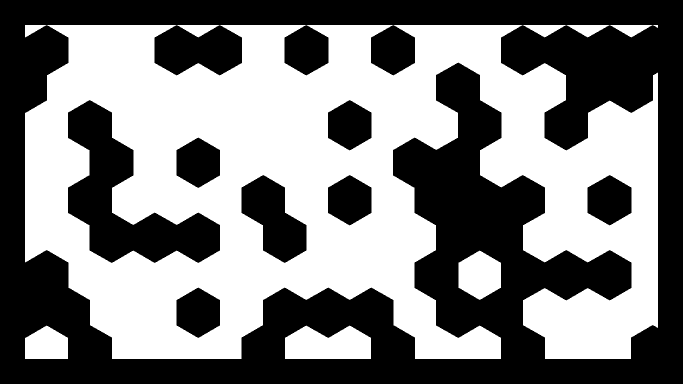
#> input picture HW1/data/map1/map.png, 1366 x 768 px, found by its file name (shown at 1/2 size)
$ python verify_safety_path.py
#> lines starting #> are read from the running program, lines starting #| are printed output that depends on the picture; after the words box and inside, x2 and y2 are one past the last pixel; in counts of white or black regions, pixels touching at a corner belong together
### HW1/path_planning/planner_utils.py
from typing import Iterable

import cv2
import numpy as np
from numpy.typing import NDArray

from .primitives import PathNode


iteration_limit = 1000000

# https://rosettacode.org/wiki/Bitmap/Bresenham%27s_line_algorithm
def bresenham(
    x0:int,
    x1:int,
    y0:int,
    y1:int
) -> list[tuple[int, int]]:
    rec = []
    dx = abs(x1 - x0)
    dy = abs(y1 - y0)
    x, y = x0, y0
    sx = -1 if x0 > x1 else 1
    sy = -1 if y0 > y1 else 1
    if dx > dy:
        err = dx / 2.0
        while x != x1:
            rec.append((x, y))
            err -= dy
            if err < 0:
                y += sy
                err += dx
            x += sx
    else:
        err = dy / 2.0
        while y != y1:
            rec.append((x, y))
            err -= dx
            if err < 0:
                x += sx
                err += dy
            y += sy
    return rec

def world_map_to_occupancy_map(
    world_map:NDArray
) -> NDArray:
    world_map = world_map.copy()
    if len(world_map.shape) >= 3:
        world_map = cv2.cvtColor(world_map, cv2.COLOR_BGR2GRAY)
    world_map = 255 - cv2.dilate(255 - world_map, np.ones((2, 2)))
    return np.where(world_map > 128, 0, 1)

def check_inside_map(
    occupancy_map:NDArray,
    path_node:PathNode
) -> bool:
    height, width = occupancy_map.shape[:2]
    coordinates = path_node.coordinates
    if coordinates.x < 0 or coordinates.x >= width:
        return False
    if coordinates.y < 0 or coordinates.y >= height:
        return False
    return True

def check_collision_free(
    occupancy_map:NDArray,
    source_node:PathNode,
    target_node:PathNode
) -> bool:
    if (
        not check_inside_map(occupancy_map, source_node) or
        not check_inside_map(occupancy_map, target_node)
    ):
        raise RuntimeError()
    source_coordinates = source_node.coordinates
    target_coordinates = target_node.coordinates
    line_pixels = bresenham(
        x0=source_coordinates.x,
        x1=target_coordinates.x,
        y0=source_coordinates.y,
        y1=target_coordinates.y
    )
    for pixel in line_pixels:
        if occupancy_map[pixel[1], pixel[0]] == 1:
            return False
    return True

def calculate_node_distance(
    source_node:PathNode,
    target_node:PathNode
) -> float:
    source_coordinates = source_node.coordinates
    target_coordinates = target_node.coordinates
    return np.hypot(*((target_coordinates - source_coordinates).to_tuple()))

def collect_path(
    goal_node:PathNode
) -> list[PathNode]:
    path:list[PathNode] = []
    path.append(goal_node)
    for _ in range(iteration_limit):
        head = path[0]
        if head.parent is None:
            break
        path.insert(0, head.parent)
    else:
        pass # TODO: timeout
    return path

def visualize_start_goal(
    canvas:NDArray,
    start_node:PathNode,
    goal_node:PathNode
) -> NDArray:
    start_node_style = {
        "radius": 10,
        "color": (0, 0, 255),
        "thickness": -1
    }
    goal_node_style = {
        "radius": 10,
        "color": (0, 255, 0),
        "thickness": -1
    }
    cv2.circle(
        canvas,
        start_node.coordinates.to_tuple(),
        **start_node_style
    )
    cv2.circle(
        canvas,
        goal_node.coordinates.to_tuple(),
        **goal_node_style
    )
    return canvas

# [27 lines left out: function visualize_visited_nodes, not called in this run]

def visualize_path(
    canvas:NDArray,
    path:list[PathNode]
) -> NDArray:
    node_style = {
        "radius": 5,
        "color": (255, 0, 0),
        "thickness": -1
    }
    edge_style = {
        "color": (255, 0, 0),
        "thickness": 2
    }
    for parent_node, child_node in zip(path[:-1], path[1:]):
        cv2.circle(
            canvas,
            parent_node.coordinates.to_tuple(),
            **node_style
        )
        cv2.line(
            canvas,
            parent_node.coordinates.to_tuple(),
            child_node.coordinates.to_tuple(),
            **edge_style
        )
    return canvas

### HW1/your_implementation/rrt_star_implementation.py

import cv2
import numpy as np

from path_planning import *
from path_planning.rrt_star_planner import RRTStarPlanner


class RRTStarImplementation(RRTStarPlanner):
    def preloop(self):
        self.visited_nodes:set[PathNode] = {self.start_node}
        self.start_node.cost = 0

        # Expand invalid area from border (50 pixels)
        self.occupancy_map[:50, :] = 1
        self.occupancy_map[-50:, :] = 1
        self.occupancy_map[:, :50] = 1
        self.occupancy_map[:, -50:] = 1

        # Compute distance transform for safety (distance to nearest obstacle)
        # occupancy_map is 1 for obstacles, 0 for free space
        # distanceTransform needs a binary image where 0 is the object (obstacle)
        binary_map = (1 - self.occupancy_map).astype(np.uint8) * 255
        self.dist_map = cv2.distanceTransform(binary_map, cv2.DIST_L2, 5)
        # Normalize/Scale for cost usage
        self.max_clearance = np.max(self.dist_map)

    def _get_safety_cost(self, node):
        x, y = int(node.coordinates.x), int(node.coordinates.y)
        h, w = self.dist_map.shape
        if 0 <= x < w and 0 <= y < h:
            dist = self.dist_map[y, x]
            # Penalty is higher when closer to walls
            # 1.0 at wall, approaching 0 far away
            return 100.0 / (dist + 1.0)
        return 1000.0 # Should be inside map anyway

    def step(self):
        # 1. Sample
        random_node = self.sample_random_node()

        # 2. Nearest
        nearest_node = min(
            self.visited_nodes,
            key=lambda n: calculate_node_distance(n, random_node)
        )

        # 3. Steer
        dist = calculate_node_distance(nearest_node, random_node)
        if dist > self.step_size:
            # Linear interpolation / "Steering"
            ratio = self.step_size / dist
            new_x = nearest_node.coordinates.x + (random_node.coordinates.x - nearest_node.coordinates.x) * ratio
            new_y = nearest_node.coordinates.y + (random_node.coordinates.y - nearest_node.coordinates.y) * ratio
            new_node = PathNode(coordinates=PixelCoordinates(new_x, new_y))
        else:
            new_node = random_node

        # 4. Collision Check (Pre-insertion)
        if not check_inside_map(self.occupancy_map, new_node):
            return
        if not check_collision_free(self.occupancy_map, nearest_node, new_node):
            return

        # 5. Choose Parent (Optimization)
        # Find potential parents within search_radius
        near_nodes = [
            n for n in self.visited_nodes
            if calculate_node_distance(n, new_node) <= self.search_radius
        ]

        best_parent = nearest_node
        # Normal distance + safety penalty
        edge_dist = calculate_node_distance(nearest_node, new_node)
        min_cost = nearest_node.cost + edge_dist + self._get_safety_cost(new_node)

        for near_node in near_nodes:
            edge_dist = calculate_node_distance(near_node, new_node)
            tentative_cost = near_node.cost + edge_dist + self._get_safety_cost(new_node)
            if tentative_cost < min_cost:
                if check_collision_free(self.occupancy_map, near_node, new_node):
                    best_parent = near_node
                    min_cost = tentative_cost

        new_node.parent = best_parent
        new_node.cost = min_cost

        # 6. Add to Tree
        self.visited_nodes.add(new_node)

        # 7. Rewire (Optimization)
        for near_node in near_nodes:
            if near_node == best_parent:
                continue

            edge_dist = calculate_node_distance(new_node, near_node)
            tentative_cost = new_node.cost + edge_dist + self._get_safety_cost(near_node)
            if tentative_cost < near_node.cost:
                if check_collision_free(self.occupancy_map, new_node, near_node):
                    near_node.parent = new_node
                    near_node.cost = tentative_cost

        # 8. Goal Check
        if calculate_node_distance(new_node, self.goal_node) <= self.goal_threshold:
            if check_collision_free(self.occupancy_map, new_node, self.goal_node):
                self.goal_node.parent = new_node
                self.goal_node.cost = new_node.cost + calculate_node_distance(new_node, self.goal_node)
                self.visited_nodes.add(self.goal_node)
                self.is_done.set()

    def postloop(self):
        path = collect_path(self.goal_node)
        return path, self.visited_nodes

### HW1/path_planning/rrt_star_planner.py
import random

from .primitives import PathNode, PixelCoordinates
from .planner import Planner


class RRTStarPlanner(Planner):
    def planner_specific_init(
        self,
        step_size:float,
        search_radius:float
    ) -> None:
        self.step_size = step_size
        self.search_radius = search_radius

    def sample_random_node(self) -> PathNode:
        p = random.random()
        if p <= 0.3:
            return self.goal_node
        map_height, map_width = self.occupancy_map.shape[:2]
        x = int(random.uniform(0, map_width))
        y = int(random.uniform(0, map_height))
        coordinates = PixelCoordinates(x, y)
        random_node = PathNode(coordinates=coordinates)
        return random_node


### HW1/path_planning/primitives.py
from dataclasses import dataclass


class PixelCoordinates:
    def __init__(self, x:int, y:int):
        self._x = round(x)
        self._y = round(y)

    @property
    def x(self):
        return self._x

    @property
    def y(self):
        return self._y

    def __sub__(self, other):
        if not isinstance(other, PixelCoordinates):
            raise TypeError()
        return PixelVector(
            x=self.x - other.x,
            y=self.y - other.y
        )

    def to_tuple(self):
        return (self.x, self.y)

    def __eq__(self, other):
        if isinstance(other, PixelCoordinates):
            return self.x == other.x and self.y == other.y
        return False

    def __hash__(self):
        return hash((self.x, self.y))

    def __repr__(self):
        return f"PixelCoordinates({self.x}, {self.y})"

class PixelVector(PixelCoordinates):
    # [15 lines left out: functions __add__, __sub__, not called in this run]

    def __repr__(self):
        return f"PixelVector({self.x}, {self.y})"

@dataclass
class PathNode:
    coordinates:PixelCoordinates
    parent:"PathNode"=None
    cost:float=0

    def __eq__(self, other):
        if isinstance(other, PathNode):
            return self.coordinates == other.coordinates
        return False

    def __hash__(self):
        return hash(self.coordinates)

### HW1/path_planning/planner.py
from abc import abstractmethod
from threading import Event
from typing import final, Iterable

import cv2
import numpy as np
from numpy.typing import NDArray

from .primitives import PathNode, PixelCoordinates
from .planner_utils import world_map_to_occupancy_map


class Planner:
    @final
    def plan(
        self,
        start_coordinates:PixelCoordinates,
        goal_coordinates:PixelCoordinates,
        world_map:NDArray,
        goal_threshold:float,
        iteration_limit:int=1000000,
        *args,
        **kwargs
    ) -> tuple[list[PathNode], set[PathNode]]:
        self.iteration_limit = iteration_limit
        if not isinstance(start_coordinates, PixelCoordinates):
            start_coordinates = PixelCoordinates(*start_coordinates)
        if not isinstance(goal_coordinates, PixelCoordinates):
            goal_coordinates = PixelCoordinates(*goal_coordinates)
        self.start_node = PathNode(coordinates=start_coordinates)
        self.goal_node = PathNode(coordinates=goal_coordinates)
        if len(world_map.shape) < 3:
            world_map = cv2.cvtColor(world_map, cv2.COLOR_GRAY2BGR)
        self.world_map = world_map.copy()
        self.occupancy_map = world_map_to_occupancy_map(world_map)
        self.goal_threshold = goal_threshold
        self.is_done = Event()
        self.planner_specific_init(*args, **kwargs)

        self.preloop()
        for _ in range(self.iteration_limit):
            self.step()
            if self.is_done.is_set(): break
        else:
            pass # timeout
        path, visited_nodes = self.postloop()
        return path, visited_nodes

    @abstractmethod
    def planner_specific_init(self) -> None:
        ...

    @abstractmethod
    def preloop(self) -> None:
        ...

    @abstractmethod
    def step(self) -> None:
        ...

    @abstractmethod
    def postloop(self) -> tuple[list[PathNode], set[PathNode]]:
        ...

### HW1/RL/verify_safety_path.py

import cv2
import numpy as np
import os
import sys
sys.path.append(os.path.abspath(os.path.join(os.path.dirname(__file__), "..")))

from path_planning.primitives import PixelCoordinates, PathNode
from path_planning.planner_utils import visualize_path, visualize_start_goal
from your_implementation.rrt_star_implementation import RRTStarImplementation

def verify_safety_path():
    map_path = "/home/cvlab2080/Robot-navigation-projects/HW1/data/map1/map.png"
    world_map = cv2.imread(map_path)
#> world_map is the input picture: shape (768, 1366, 3); 49.8% white; 10 white regions, largest, box (x1, y1, x2, y2) and area: (50, 50, 1316, 718) 497384, (570, 651, 742, 718) 9387, (917, 501, 1002, 600) 6315

    # Coordinates that usually result in a path close to walls if not careful
    start_px = PixelCoordinates(200, 150)
    goal_px = PixelCoordinates(600, 550)

    planner = RRTStarImplementation()
    print("Planning safety-aware path...")
    path, nodes = planner.plan(
        start_px,
        goal_px,
        world_map,
        goal_threshold=30.0,
        iteration_limit=5000,
        step_size=30.0,
        search_radius=50.0
    )
#> in world_map_to_occupancy_map, `world_map = 255 - cv2.dilate(255 - world_map, np.ones((2, 2)))`:
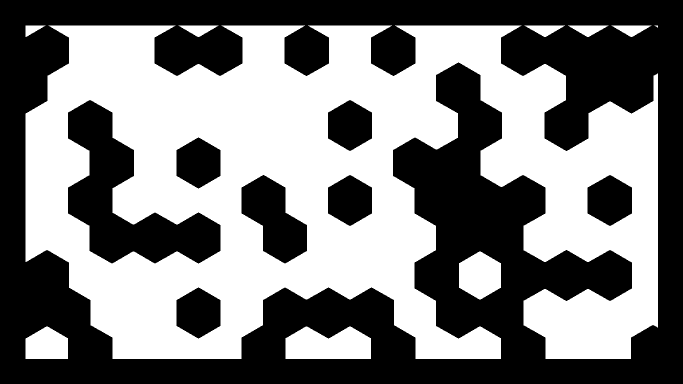
#> world_map: shape (768, 1366) (shown at 1/2 size); 49.1% white; 10 white regions (1 under 20 px), largest, box (x1, y1, x2, y2) and area: (51, 51, 1316, 718) 490857, (571, 653, 742, 718) 9124, (918, 503, 1002, 599) 6132
#> in preloop, `self.dist_map = cv2.distanceTransform(binary_map, cv2.DIST_L2, 5)`:
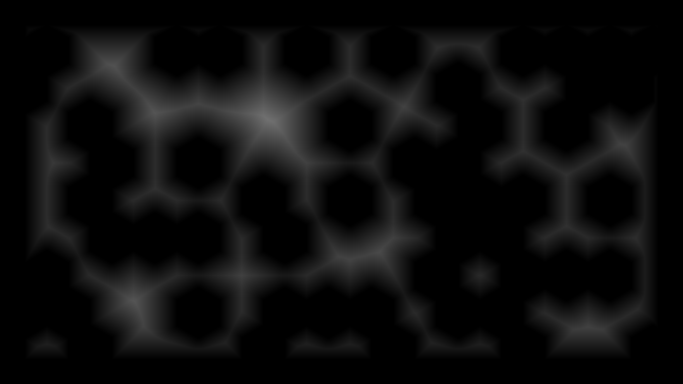
#> self.dist_map: shape (768, 1366) float32 (shown at 1/2 size); min 0, max 112.5, mean 12.4
#> in preloop, `self.max_clearance = np.max(self.dist_map)`: self.max_clearance = 112.5
#> the loop in plan, `for _ in range(self.iteration_limit):` made 45 passes

    canvas = world_map.copy()
    canvas = visualize_start_goal(canvas, PathNode(start_px), PathNode(goal_px))
#> in visualize_start_goal, `cv2.circle( canvas, start_node.coordinates.to_tuple(), **start_node_st..`: canvas: shape (768, 1366, 3); 0.03% of pixels changed, all inside (x1, y1, x2, y2) = (190, 140, 211, 161)
#> in visualize_start_goal, `cv2.circle( canvas, goal_node.coordinates.to_tuple(), **goal_node_styl..`: canvas: shape (768, 1366, 3); mean B, G, R 126.9, 127, 127
    if len(path) > 1:
        canvas = visualize_path(canvas, path)
#> the loop in visualize_path, `for parent_node, child_node in zip(path[:-1], path[1:]):` made 23 passes
#> after the loop in visualize_path, `for parent_node, child_node in zip(path[:-1], path[1:]):`:
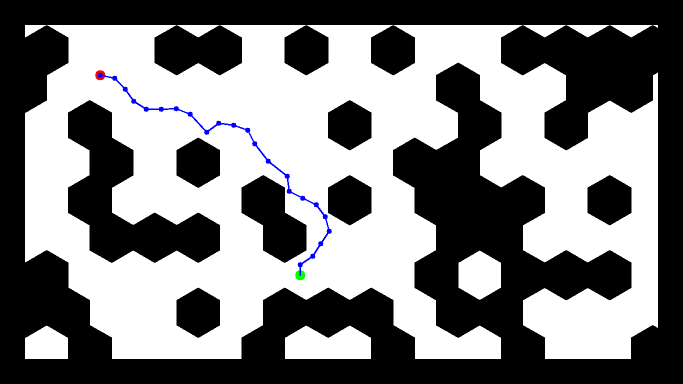
#> canvas: shape (768, 1366, 3) (shown at 1/2 size); mean B, G, R 126.9, 126.2, 126.1
        print(f"Path found with {len(path)} nodes.")
#| Path found with 24 nodes.
    else:
        print("No path found.")

    cv2.imwrite("safety_aware_path.png", canvas)
    print("Saved visualization to safety_aware_path.png")

    # Also save the distance transform for debugging
    binary_map = (1 - planner.occupancy_map).astype(np.uint8) * 255
    dist_map = cv2.distanceTransform(binary_map, cv2.DIST_L2, 5)
    dist_vis = cv2.normalize(dist_map, None, 0, 255, cv2.NORM_MINMAX).astype(np.uint8)
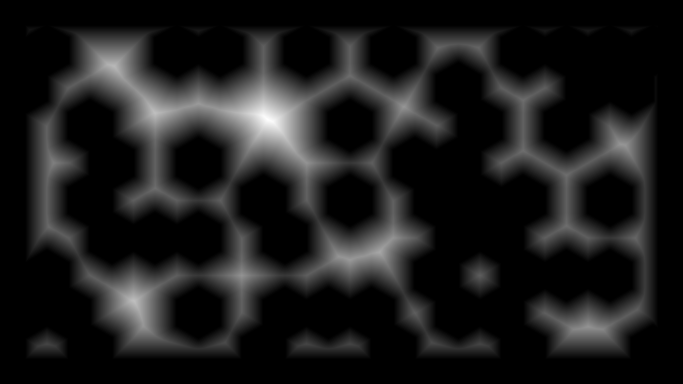
#> dist_vis: shape (768, 1366) (shown at 1/2 size); min 0, max 254, mean 27.9
    cv2.imwrite("dist_map_vis.png", dist_vis)
    print("Saved distance map visualization to dist_map_vis.png")

if __name__ == "__main__":
    verify_safety_path()
